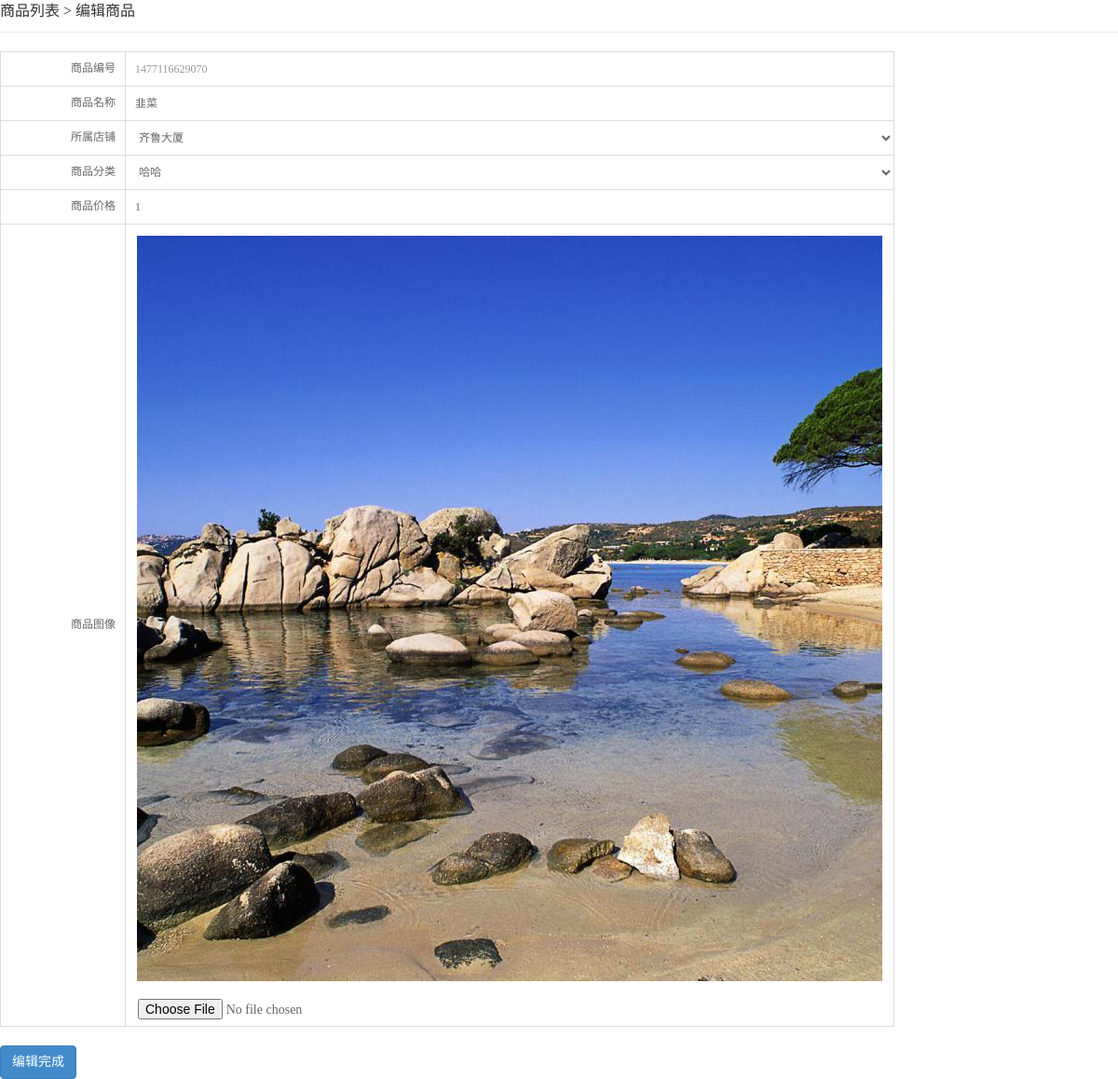
The page /admin/editPro.php?id=35 (signed in) on the database its author committed.
### tables this page shows
CREATE TABLE `dfz_pro` (
  `id` int(9) NOT NULL AUTO_INCREMENT,
  `pSn` varchar(13) DEFAULT NULL,
  `pName` varchar(40) DEFAULT NULL,
  `adminName` varchar(30) DEFAULT NULL,
  `shopId` varchar(9) DEFAULT NULL,
  `pCateId` varchar(30) DEFAULT NULL,
  `priceA` varchar(8) DEFAULT NULL,
  `priceB` varchar(8) DEFAULT NULL,
  `pNum` int(5) DEFAULT NULL,
  `pDesc` text,
  `isHot` varchar(3) DEFAULT NULL,
  `icon` varchar(50) DEFAULT NULL,
  `pubTime` varchar(13) DEFAULT NULL,
  PRIMARY KEY (`id`),
  KEY `pCate` (`pCateId`) USING BTREE,
  KEY `username` (`adminName`) USING BTREE
);

### lib/mysql.func.php (called while the page is built, shortened)
<?php
function connect(){
	$link=mysqli_connect(DB_HOST,DB_USER,DB_PWD,DB_DBNAME) or die("数据库连接失败");
	mysqli_set_charset($link,DB_CHARSET);
	return $link;
}
function fetchOne($sql,$result_type=MYSQLI_ASSOC){
	$link=connect();
	$result=mysqli_query($link,$sql);
	if($result){
		$row=mysqli_fetch_array($result,$result_type);
	}
	return $row;
}
function fetchAll($sql,$result_type=MYSQLI_ASSOC){
	$link=connect();
	$result=mysqli_query($link,$sql);
	if($result){
		while(@$row=mysqli_fetch_array($result,$result_type)){
			$rows[]=$row;
		}
	}
	return $rows;
}

### core/pro.inc.php (called while the page is built, shortened)
<?php
function getProById($id){
		$sql="select p.*,c.cName from dfz_pro as p join dfz_cate as c on p.pCateId=c.id where p.id={$id}";
		$row=fetchOne($sql);
		return $row;
}

### core/shop.inc.php (called while the page is built, shortened)
<?php
function getAllShop($adminName){
    $sql="select * from dfz_shop where adminName='{$adminName}'";
    $rows=fetchAll($sql);
    return $rows;
}

### core/cate.inc.php (called while the page is built, shortened)
<?php
function getAllCate($adminName){
	$sql="select * from dfz_cate where adminName='{$adminName}'";
	$rows=fetchAll($sql);
	return $rows;
}

### admin/editPro.php (the view, shortened to what this page needs)
<?php
$adminName=$_SESSION['adminName'];
$shops=getAllShop($adminName);
$rows=getAllCate($adminName);
$id=$_REQUEST['id'];
$pSn=$_REQUEST['pSn'];
$proInfo=getProById($id);
?>
<!doctype html>
<html>
<head>
<link rel=stylesheet href="styles/reset.css">
<link rel=stylesheet href="styles/bootstrap-admin.css">
<link rel=stylesheet href="styles/global.css"    />
<link rel=stylesheet href="styles/backstage.css"   />
</head>
<body>
<span class="main-title">商品列表 &gt; 编辑商品</span>
<div class="form-add">
<form action="doAdminAction.php?act=editPro&id=<?php echo $id;?>&pSn=<?php echo $pSn;?>" method="post" enctype="multipart/form-data">
<table class="table  table-bordered table-hover">
    <tr>
        <td align="right" width="15%"><span class="td-txt">商品编号</span></td>
        <td><input class="gray" type="text" disabled="true" readonly name="pSn" value="<?php echo $proInfo['pSn'];?>"/></td>
    </tr>
	<tr>
		<td align="right"><span class="td-txt">商品名称</span></td>
		<td><input type="text" name="pName"  value="<?php echo $proInfo['pName'];?>"/></td>
	</tr>
    <tr>
        <td align="right"><span class="td-txt">所属店铺</span></td>
        <td>
        <select name="shopId" class="">
            <?php foreach($shops as $shop):?>
                <option value="<?php echo $shop['shopId'];?>" <?php echo $proInfo['shopId']==$shop['shopId']? "selected='selected'":null; ?>><?php echo $shop['shopName'];?></option>
            <?php endforeach;?>
        </select>
        </td>
    </tr>
	<tr>
		<td align="right"><span class="td-txt">商品分类</span></td>
		<td>
		<select name="pCateId">
			<?php foreach($rows as $row):?>
				<option value="<?php echo $row['id'];?>" <?php echo $row['id']==$proInfo['pCateId']?"selected='selected'":null;?>><?php echo $row['cName'];?></option>
			<?php endforeach;?>
		</select>
		</td>
	</tr>
	<tr>
		<td align="right"><span class="td-txt">商品价格</span></td>
		<td><input type="text" name="priceB"  value="<?php echo $proInfo['priceB'];?>"/></td>
	</tr>
	<tr>
        <td align="right"><span class="td-txt">商品图像</span></td>
        <td>
            <img style="margin:12px;" src="<?php echo IMG_50.$proInfo['icon'].'?v='.time();?>"/>
            <input class="btn btn-file" type="file" name="myFile"/>
        </td>
    </tr>
</table>
<input class="btn btn-primary" type="submit"  value="编辑完成"/>
</form>
</div>
</body>
</html>

### admin/styles/global.css (style rules this page uses)
img { border:none; }

### admin/styles/backstage.css (style rules this page uses)
* { margin: 0;padding: 0; }
input,select,textarea { outline: none;border: none; background: none; }
input { height:36px;line-height:36px; }
input[type="text"],input[type="password"],select { width:100%;height:36px;padding:0 10px; }
body { font-family: Microsoft Yahei; font-size: 14px; line-height: 1.5; min-width: 1000px; }
.main-title { width:100%;display:block;margin-bottom: 20px;padding-bottom: 10px;border-bottom: 1px #eee solid;font-size: 16px;color:#333; }
.table { font-size:12px;color:#666; }
.table td { vertical-align: middle; }
.table .td-txt { margin-right: 10px;display:inline-block;vertical-align: top; }
.gray { color:#999; }
.form-add { width:80%; }

### rows shown on the page
dfz_pro: pSn "1477116629070", pName "韭菜", priceB "1", icon (picture)

### other values the page prints
form field shopId "齐鲁大厦"
form field pCateId "哈哈"
